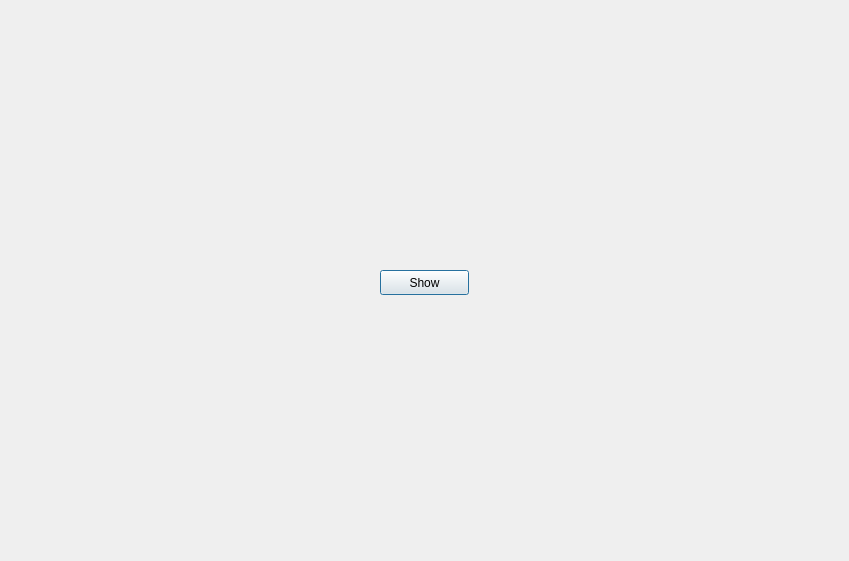
<?xml version="1.0" encoding="UTF-8"?>
<ui version="4.0">
 <class>ImageShow</class>
 <widget class="QDialog" name="ImageShow">
  <property name="geometry">
   <rect>
    <x>0</x>
    <y>0</y>
    <width>849</width>
    <height>561</height>
   </rect>
  </property>
  <property name="windowTitle">
   <string>Dialog</string>
  </property>
  <widget class="QPushButton" name="Show_btn">
   <property name="geometry">
    <rect>
     <x>380</x>
     <y>270</y>
     <width>89</width>
     <height>25</height>
    </rect>
   </property>
   <property name="text">
    <string>Show</string>
   </property>
  </widget>
 </widget>
 <resources/>
 <connections/>
</ui>
